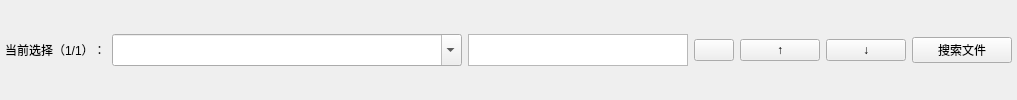
<?xml version="1.0" encoding="UTF-8"?>
<ui version="4.0">
  <class>SearchWidget</class>
  <widget class="QWidget" name="SearchWidget">
    <property name="sizePolicy">
      <sizepolicy hsizetype="Minimum" vsizetype="Fixed">
        <horstretch>0</horstretch>
        <verstretch>0</verstretch>
      </sizepolicy>
    </property>
    <layout class="QHBoxLayout" name="searchLayout">
      <property name="margin" stdset="0">
        <number>5</number>
      </property>
      <item>
        <spacer name="horizontalSpacer_3">
          <property name="orientation">
            <enum>Qt::Horizontal</enum>
          </property>
          <property name="sizeType">
            <enum>QSizePolicy::Expanding</enum>
          </property>
          <property name="sizeHint" stdset="0">
            <size>
              <width>0</width>
              <height>0</height>
            </size>
          </property>
        </spacer>
      </item>
      <item>
        <widget class="QLabel" name="current_selection_label">
          <property name="text">
            <string>当前选择（1/1）：</string>
          </property>
        </widget>
      </item>
      <item>
        <widget class="CustomComboBox" name="desc_combo_box">
          <property name="sizePolicy">
            <sizepolicy hsizetype="Minimum" vsizetype="Fixed">
              <horstretch>0</horstretch>
              <verstretch>0</verstretch>
            </sizepolicy>
          </property>
          <property name="minimumSize">
            <size>
              <width>350</width>
              <height>32</height>
            </size>
          </property>
          <property name="maximumSize">
            <size>
              <width>350</width>
              <height>16777215</height>
            </size>
          </property>
          <property name="editable">
            <bool>true</bool>
          </property>
          <property name="maxVisibleItems">
            <number>20</number>
          </property>
        </widget>
      </item>
      <item>
        <widget class="QPlainTextEdit" name="search_input">
          <property name="minimumSize">
            <size>
              <width>220</width>
              <height>32</height>
            </size>
          </property>
          <property name="maximumSize">
            <size>
              <width>220</width>
              <height>32</height>
            </size>
          </property>
        </widget>
      </item>
      <item>
        <widget class="QPushButton" name="reload_search_button">
          <property name="sizePolicy">
            <sizepolicy hsizetype="Fixed" vsizetype="Fixed">
              <horstretch>0</horstretch>
              <verstretch>0</verstretch>
            </sizepolicy>
          </property>
          <property name="fixedSize">
            <size>
              <width>30</width>
              <height>30</height>
            </size>
          </property>
          <property name="toolTip">
            <string>如对配置文件有修改，点此刷新规则列表&#10;也可将搜索条件重置为当前规则的初始值</string>
          </property>
          <property name="icon">
            <iconset>
              <normaloff>:/light/icons/refresh.png</normaloff>
            </iconset>
          </property>
        </widget>
      </item>
      <item>
        <widget class="QPushButton" name="prev_search_button">
          <property name="sizePolicy">
            <sizepolicy hsizetype="Fixed" vsizetype="Fixed">
              <horstretch>0</horstretch>
              <verstretch>0</verstretch>
            </sizepolicy>
          </property>
          <property name="fixedSize">
            <size>
              <width>30</width>
              <height>30</height>
            </size>
          </property>
          <property name="toolTip">
            <string>上一规则</string>
          </property>
          <property name="text">
            <string>↑</string>
          </property>
        </widget>
      </item>
      <item>
        <widget class="QPushButton" name="next_search_button">
          <property name="sizePolicy">
            <sizepolicy hsizetype="Fixed" vsizetype="Fixed">
              <horstretch>0</horstretch>
              <verstretch>0</verstretch>
            </sizepolicy>
          </property>
          <property name="fixedSize">
            <size>
              <width>30</width>
              <height>30</height>
            </size>
          </property>
          <property name="toolTip">
            <string>下一规则</string>
          </property>
          <property name="text">
            <string>↓</string>
          </property>
        </widget>
      </item>
      <item>
        <widget class="QPushButton" name="search_button">
          <property name="sizePolicy">
            <sizepolicy hsizetype="Minimum" vsizetype="Fixed">
              <horstretch>0</horstretch>
              <verstretch>0</verstretch>
            </sizepolicy>
          </property>
          <property name="minimumSize">
            <size>
              <width>100</width>
              <height>22</height>
            </size>
          </property>
          <property name="maximumSize">
            <size>
              <width>100</width>
              <height>16777215</height>
            </size>
          </property>
          <property name="text">
            <string>搜索文件</string>
          </property>
          <property name="toolTip">
            <string notr="true">每次都会【在文件中】搜索，生成新的结果&#10;如需【在文本框中】对现有结果二次搜索&#10;按 Ctrl+F 快捷键，使用【搜索文本框】</string>
          </property>
        </widget>
      </item>
    </layout>
  </widget>
  <customwidgets>
    <customwidget>
      <class>CustomComboBox</class>
      <extends>QComboBox</extends>
      <header>widgets.custom.custom_combo_box</header>
    </customwidget>
  </customwidgets>
  <resources />
  <connections />
</ui>
